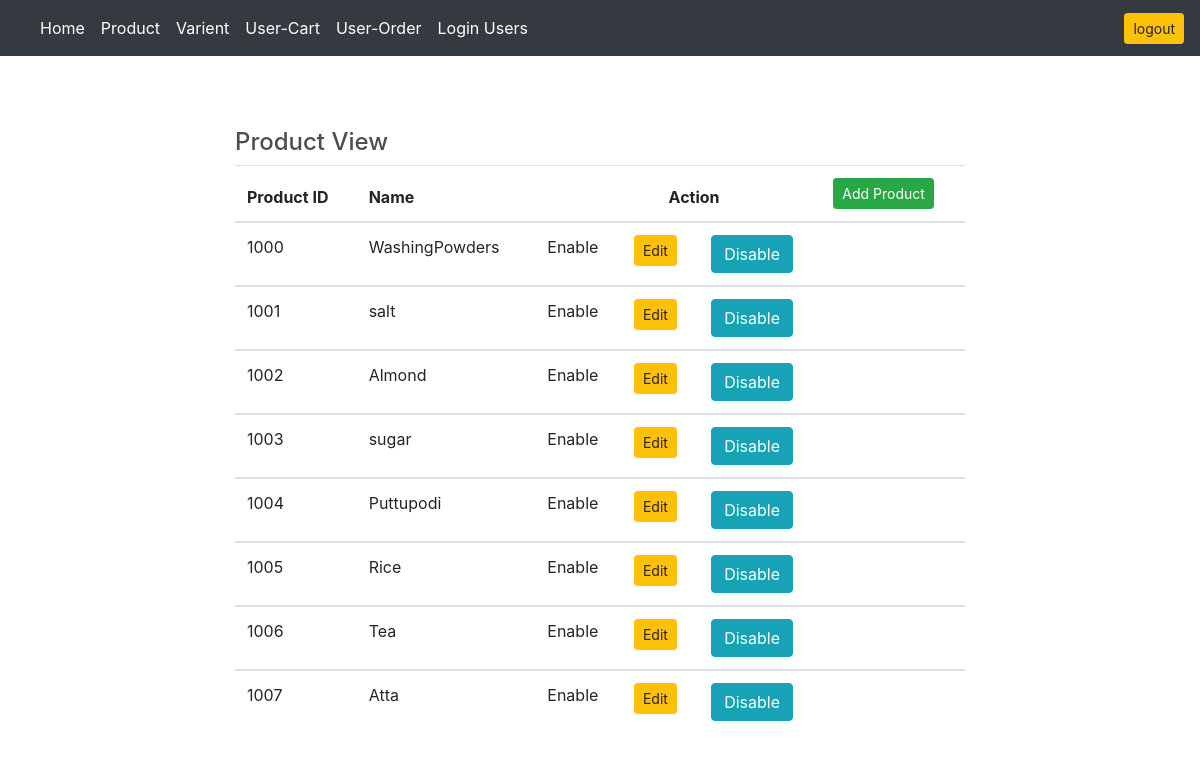
Screenshot of /productview/ (signed in) with the database file from the repository.
### app/models.py (models this page shows, shortened)
class Product(models.Model):
    name = models.CharField(max_length=200, unique=True, null=True, blank=True)
    is_active = models.BooleanField(default=True)

### app/views.py (the view)
# urls.py: path('productview/', views.ProductView.as_view(), name="product-view"),
@method_decorator(login_required(login_url='login'), name='dispatch')
class ProductView(ListView):
    model = Product
    template_name = 'product/productview.html'
    context_object_name = 'product'
    ordering = ['-id']

### app/models.py (called while the page is built)
    @property
    def is_authenticated(self):
        return True if self.pk else False

### app/templates/product/productview.html (shortened to what this page needs)
{% extends 'main.html' %}
{% load static %}
{% block content %}
<head>
</head>
<div class="row mt-5">
    <div class="col-2"></div>
    <div class="col-8">
        <h4>Product View</h4>
        <table class="table">
  <thead>
    <tr>
      <th scope="col">Product ID</th>
      <th scope="col">Name</th>
        <th scope="col" colspan="3">&nbsp;&nbsp;&nbsp;&nbsp;&nbsp;&nbsp;&nbsp;&nbsp;&nbsp;&nbsp;&nbsp;&nbsp;&nbsp;&nbsp;&nbsp;&nbsp;&nbsp;&nbsp;&nbsp;&nbsp;&nbsp;&nbsp;&nbsp;&nbsp;&nbsp;&nbsp;&nbsp;&nbsp;&nbsp;&nbsp;&nbsp;&nbsp;Action</th>
        <th><a href="{% url 'product-add' %}"><button scope="col" type="button" class="btn btn-success btn-sm">Add Product</button></a></th>
    </tr>
  {% for item in product %}
  </thead>
  <tbody>
    <tr id="user-{{ item.id }}">
        <td>{{ forloop.counter|add:"+999" }}</td>
      <td class="userName userData">{{item.name}}</td>
        <td>
            {% if item.is_active == True %}
            Enable
            {% else %}
            Disable
            {% endif %}
        </td>
<td>
  <button type="button" class="btn btn-warning btn-sm" onClick="editUser({{item.id}})" data-toggle="modal" data-target="#myModal">Edit</button>
</td>
        {% if item.is_active == False %}
        <td><a href="{% url 'productenable' item.id %}"><button type="button" class="btn btn-info btn-sm">ENABLE</button></a></td>
     {% else %}
        <td> <button type="button" onclick="btnok('{{item.id}}')" class="btn btn-info">Disable</button></td>
      {% endif %}
    </tr>
    {% endfor %}
  </tbody>
</table>
    </div>
    <div class="col-2"></div>
</div>
{% endblock content %}

### static/css/main.css (style rules this page uses)
body { background-color: hsl(0, 0%, 98%); }
h1,h2,h3,h4,h5,h6 { color:hsl(0, 0%, 30%); }
.btn { border-radius: 0; }

### rows the page displays
Product: name "WashingPowders", is_active "Enable"
Product: name "salt", is_active "Enable"
Product: name "Almond", is_active "Enable"
Product: name "sugar", is_active "Enable"
Product: name "Puttupodi", is_active "Enable"
Product: name "Rice", is_active "Enable"
Product: name "Tea", is_active "Enable"
Product: name "Atta", is_active "Enable"
